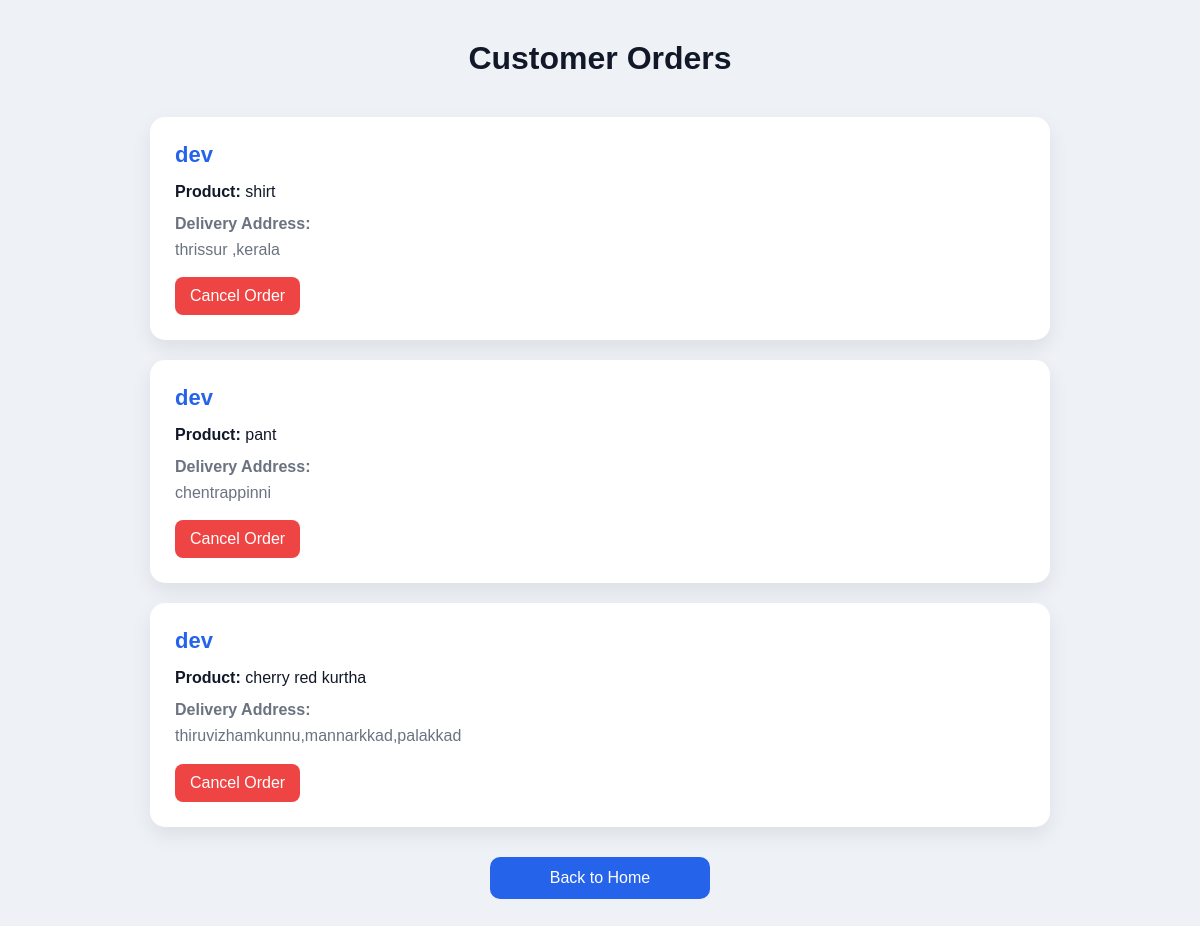
Before: /orders/ (signed in) with the older database file.
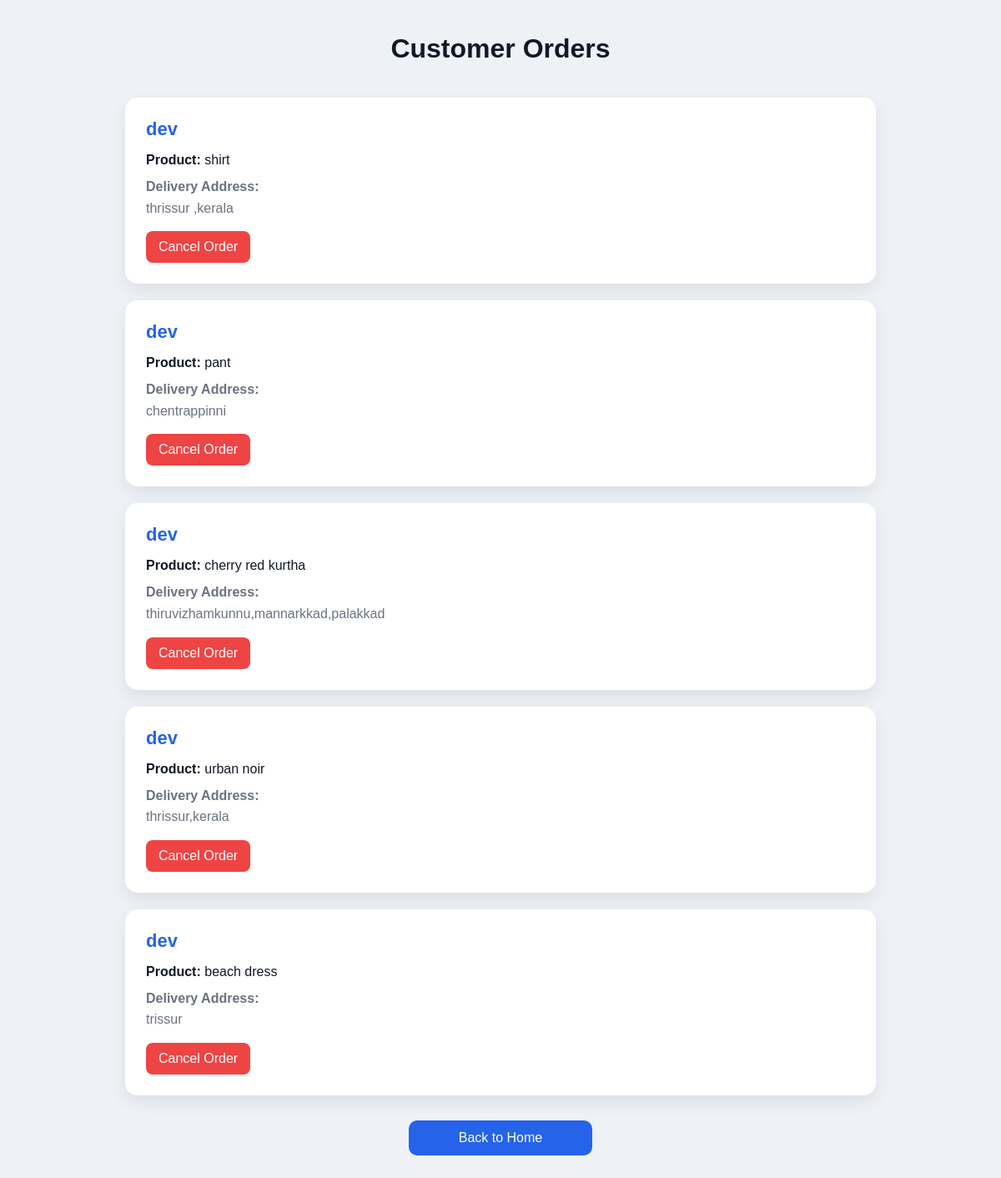
After: the same page with the newer database file.
### store/models.py (models this page shows, shortened)
class Order(models.Model):
    user = models.ForeignKey(User,on_delete=models.CASCADE)
    product = models.ForeignKey(Product,on_delete=models.CASCADE)
    address = models.TextField()

class Product(models.Model):
    name = models.CharField(max_length=100)
    description = models.TextField()
    price = models.IntegerField()
    stock = models.IntegerField()
    image = models.ImageField(upload_to='products/')

### store/views.py (the view)
# urls.py: path('orders/', views.orders, name='orders'),
def orders(request):
    if request.user.is_superuser:
        orders = Order.objects.all()
    else:
        orders = Order.objects.filter(user=request.user)
    return render(request, 'orders.html', {'orders': orders})

### templates/orders.html (shortened to what this page needs)
{% load static %}
<!DOCTYPE html>
<html lang="en">
<head>
</head>
<body>
    <h1>Customer Orders</h1>
    <div class="orders-container">
        {% for order in orders %}
        <div class="order-card">
            <div class="username">
                {{ order.user.username }}
            </div>
            <div class="product">
                <strong>Product:</strong>
                {{ order.product.name }}
            </div>
            <div class="address">
                <strong>Delivery Address:</strong><br>
                {{ order.address }}
            </div>
            {% if order.user == request.user %}
                <a href="{% url 'cancel_order' order.id %}" class="cancel-btn">
                    Cancel Order
                </a>
            {% endif %}
        </div>
        {% empty %}
        <p class="empty">
            No orders available.
        </p>
        {% endfor %}
    </div>
    <a href="{% url 'home' %}" class="back-btn">
        Back to Home
    </a>
</body>
</html>

Changed rows visible on the page:
added Order: user.username "dev", product.name "urban noir", address "thrissur,kerala", shows "Cancel Order"
added Order: user.username "dev", product.name "beach dress", address "trissur", shows "Cancel Order"
